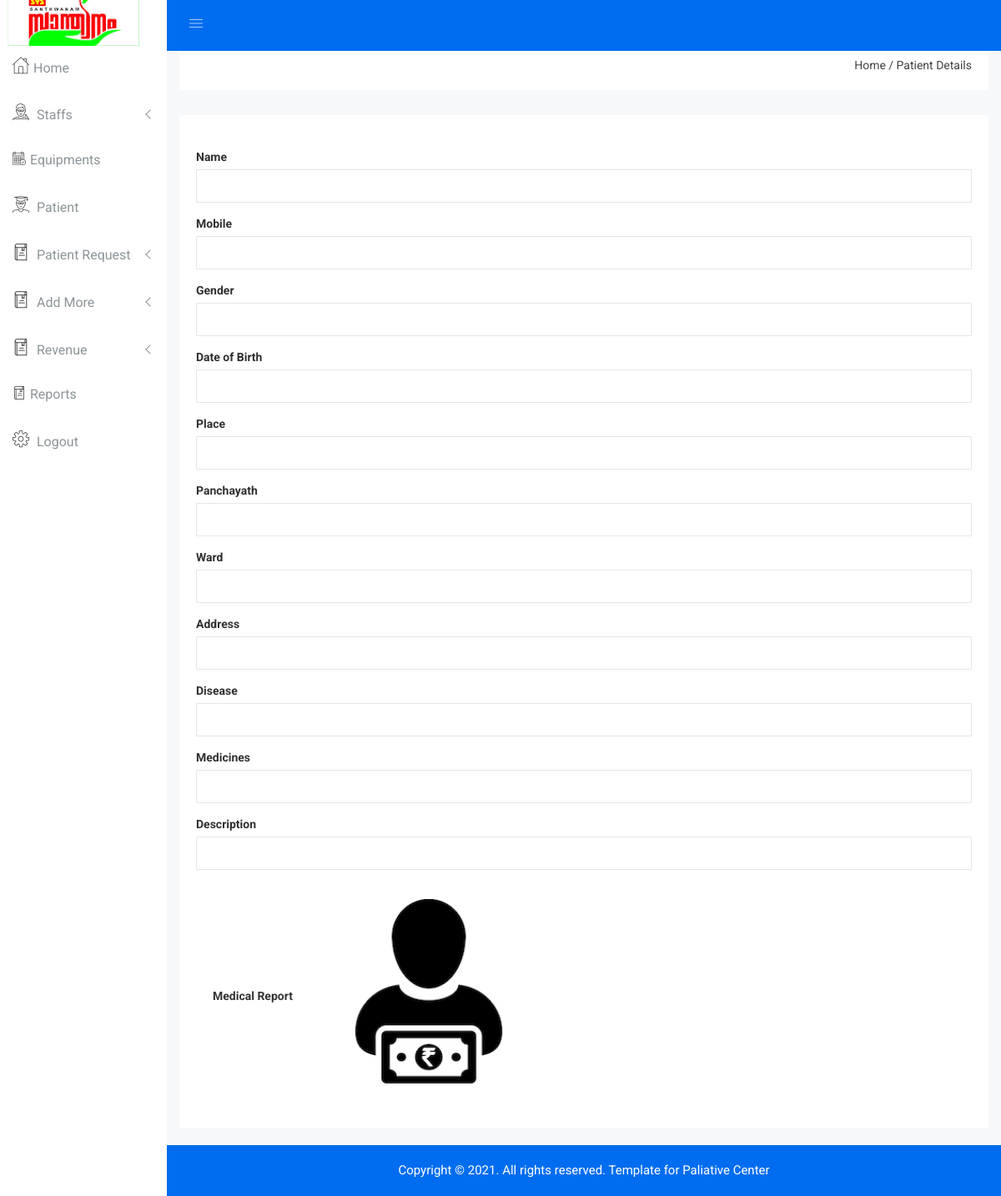
Before: /Admin/viewmore_patient.php?id=9876543210 with the older database file.
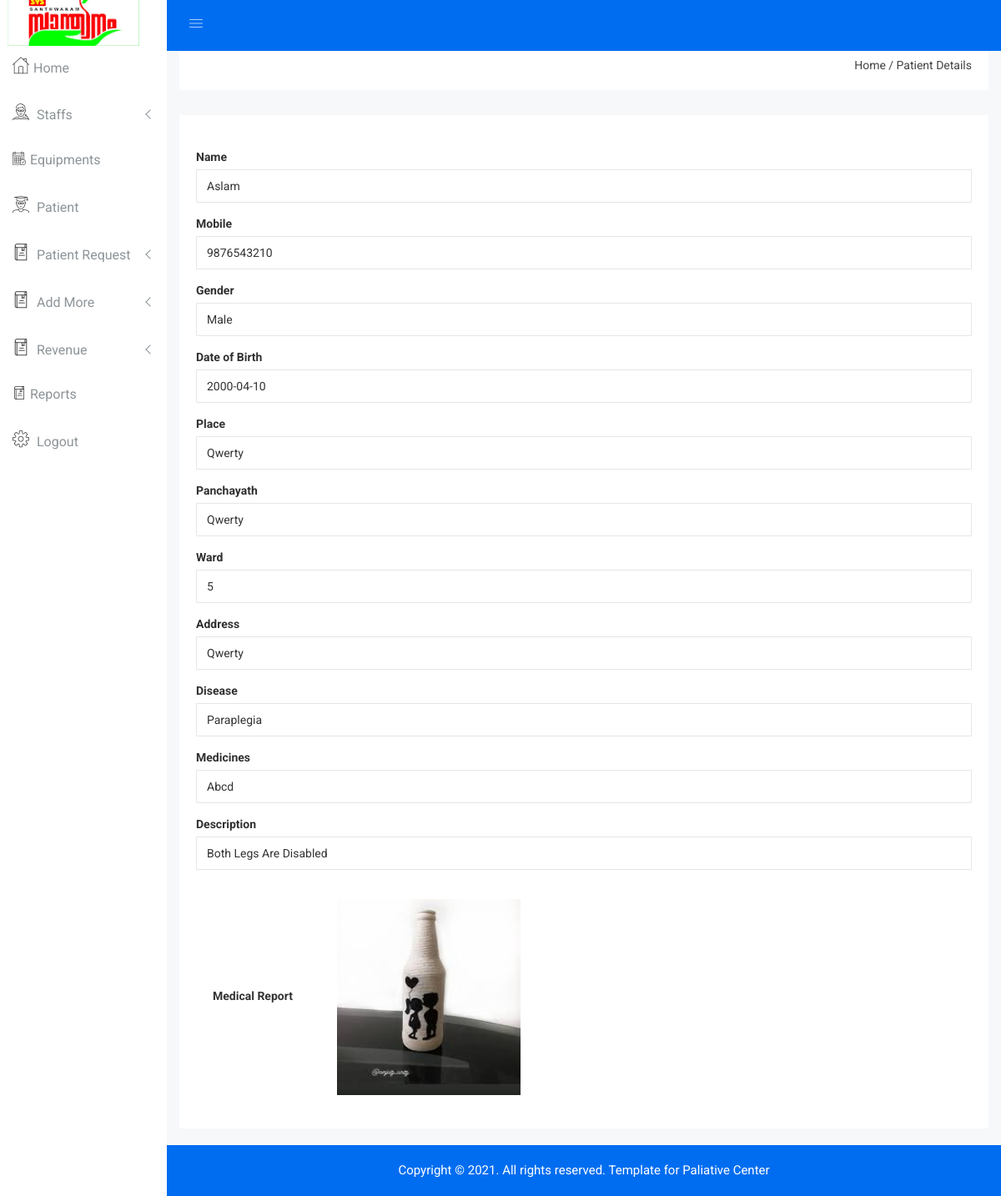
After: the same page with the newer database file.
### tables this page shows
CREATE TABLE `medical_report` (
  `mr_id` int(5) NOT NULL,
  `pid` int(5) NOT NULL,
  `vid` int(5) NOT NULL,
  `disease` varchar(30) NOT NULL,
  `medicines` varchar(150) NOT NULL,
  `description` varchar(150) NOT NULL,
  `report_image` varchar(150) NOT NULL
);

CREATE TABLE `patient` (
  `pid` int(5) NOT NULL,
  `pname` varchar(30) NOT NULL,
  `mobile` bigint(12) NOT NULL,
  `dob` date NOT NULL,
  `gender` varchar(10) NOT NULL,
  `place` varchar(25) NOT NULL,
  `panchayath` varchar(25) NOT NULL,
  `ward` int(5) NOT NULL,
  `address` varchar(50) NOT NULL,
  `pincode` int(8) NOT NULL,
  `disease` varchar(30) NOT NULL
);

### Admin/viewmore_patient.php (the view, shortened to what this page needs)
<?php
include "header.php";
$k=$_GET['id'];
$sq1=mysqli_query($con,"select * from patient inner join medical_report on patient.pid=medical_report.pid where patient.mobile='$k'");
$ro1=mysqli_fetch_array($sq1);
?>
<div class="header-advance-area">
    <div class="breadcome-area">
        <div class="container-fluid">
            <div class="row">
                <div class="col-lg-12 col-md-12 col-sm-12 col-xs-12">
                    <div class="breadcome-list single-page-breadcome">
                        <div class="row">
                            <div class="col-lg-6 col-md-6 col-sm-6 col-xs-12">
                            </div>
                            <div class="col-lg-6 col-md-6 col-sm-6 col-xs-12">
                                <ul class="breadcome-menu">
                                    <li><a href="#">Home</a> <span class="bread-slash">/</span>
                                    </li>
                                    <li><span class="bread-blod">Patient Details</span>
                                    </li>
                                </ul>
                            </div>
                        </div>
                    </div>
                </div>
            </div>
        </div>
    </div>
</div>
<div class="single-pro-review-area mt-t-30 mg-b-15">
    <div class="container-fluid">
        <div class="row">
            <div class="col-lg-12 col-md-12 col-sm-12 col-xs-12">
                <div class="profile-info-inner">
                    <div class="profile-details-hr">
                        <div class="form-group-inner">
                            <label>Name</label>
                            <input readonly class="form-control" value="<?php echo $ro1['pname']?>" style="text-transform: capitalize;background-color:transparent;" />
                        </div>
                        <div class="form-group-inner">
                            <label>Mobile</label>
                            <input readonly class="form-control" value="<?php echo $ro1['mobile']?>" style="text-transform: capitalize;background-color:transparent;" />
                        </div>
                        <div class="form-group-inner">
                            <label>Gender</label>
                            <input readonly class="form-control" value="<?php echo $ro1['gender']?>" style="text-transform: capitalize;background-color:transparent;" />
                        </div>
                        <div class="form-group-inner">
                                <label>Date of Birth</label>
                                <input readonly class="form-control" value="<?php echo $ro1['dob']?>" style="text-transform: capitalize;background-color:transparent;" />
                        </div>
                        <div class="form-group-inner">
                            <label>Place</label>
                            <input readonly class="form-control" value="<?php echo $ro1['place']?>" style="text-transform: capitalize;background-color:transparent;" />
                        </div>
                        <div class="form-group-inner">
                            <label>Panchayath</label>
                            <input readonly class="form-control" value="<?php echo $ro1['panchayath']?>" style="text-transform: capitalize;background-color:transparent;" />
                        </div>
                        <div class="form-group-inner">
                            <label>Ward</label>
                            <input readonly class="form-control" value="<?php echo $ro1['ward']?>" style="text-transform: capitalize;background-color:transparent;" />
                        </div>
                        <div class="form-group-inner">
                            <label>Address</label>
                            <input readonly class="form-control" value="<?php echo $ro1['address']?>" style="text-transform: capitalize;background-color:transparent;" />
                        </div>
                        <div class="form-group-inner">
                            <label>Disease</label>
                            <input readonly class="form-control" value="<?php echo $ro1['disease']?>" style="text-transform: capitalize;background-color:transparent;" />
                        </div>
                        <div class="form-group-inner">
                            <label>Medicines</label>
                            <input readonly class="form-control" value="<?php echo $ro1['medicines']?>" style="text-transform: capitalize;background-color:transparent;" />
                        </div>
                        <div class="form-group-inner">
                            <label>Description</label>
                            <input readonly class="form-control" value="<?php echo $ro1['description']?>" style="text-transform: capitalize;background-color:transparent;" />
                        </div>
                        <div class="profile-info-inner">
                            <div class="profile-img">
                                <label>Medical Report</label>
                                <?php
                                if($ro1['report_image']=='') {
                                    ?>
                                    <img src="img/sponsor.png" alt=""
                                         style="height: 235px;width: 220px;margin-left: 50px;"/>
                                    <?php
                                }else{
                                    ?>
                                    <img src="../UPLOADS/<?php echo $ro1['report_image'] ?>" alt=""
                                         style="height: 235px;width: 220px;margin-left: 50px;"/>
                                    <?php
                                }
                                ?>
                            </div>
                    </div>
                    </div>
                </div>
            </div>
        </div>
    </div>
</div>
<?php
include "footer.php";
?>

### Admin/header.php (shortened to what this page needs)
<!doctype html>
<html class="no-js" lang="en">
<head>
    <link rel="stylesheet" href="css/bootstrap.min.css">
    <link rel="stylesheet" href="css/font-awesome.min.css">
    <link rel="stylesheet" href="css/owl.carousel.css">
    <link rel="stylesheet" href="css/owl.theme.css">
    <link rel="stylesheet" href="css/owl.transitions.css">
    <link rel="stylesheet" href="css/animate.css">
    <link rel="stylesheet" href="css/normalize.css">
    <link rel="stylesheet" href="css/meanmenu.min.css">
    <link rel="stylesheet" href="css/main.css">
    <link rel="stylesheet" href="css/educate-custon-icon.css">
    <link rel="stylesheet" href="css/morrisjs/morris.css">
    <link rel="stylesheet" href="css/scrollbar/jquery.mCustomScrollbar.min.css">
    <link rel="stylesheet" href="css/metisMenu/metisMenu.min.css">
    <link rel="stylesheet" href="css/metisMenu/metisMenu-vertical.css">
    <link rel="stylesheet" href="css/calendar/fullcalendar.min.css">
    <link rel="stylesheet" href="css/calendar/fullcalendar.print.min.css">
    <link rel="stylesheet" href="style.css">
    <link rel="stylesheet" href="css/responsive.css">
</head>
<body>
<div class="left-sidebar-pro">
    <nav id="sidebar" class="">
        <div class="sidebar-header">
            <a href="index.php"><img class="main-logo" src="img/logo/logo3.png" alt="" style="width: 158px;margin-left: -24px;margin-top: -18px;"/></a>
        </div>
        <div class="left-custom-menu-adp-wrap comment-scrollbar">
            <nav class="sidebar-nav left-sidebar-menu-pro">
                <ul class="metismenu" id="menu1">
                    <li class="active"><a  href="index.php"><span class="educate-icon educate-home icon-wrap"></span><span class="mini-click-non">Home</span></a></li>
                    <li>
                        <a class="has-arrow" href="" aria-expanded="false"><span class="educate-icon educate-professor icon-wrap"></span> <span class="mini-click-non">Staffs</span></a>
                    </li>
                    <li><a title="Add Equipments" href="add_facility.php"><span class="educate-icon educate-event icon-wrap sub-icon-mg"></span><span class="mini-click-non">Equipments</span></a></li>
                    <li>
                        <a  href="view_patient.php" aria-expanded="false"><span class="educate-icon educate-student icon-wrap"></span> <span class="mini-click-non">Patient</span></a>
                    </li>
                    <li>
                        <a class="has-arrow" href="" aria-expanded="false"><span class="educate-icon educate-library icon-wrap"></span> <span class="mini-click-non">Patient Request</span></a>
                    </li>
                    <li>
                        <a class="has-arrow" href="" aria-expanded="false"><span class="educate-icon educate-library icon-wrap"></span> <span class="mini-click-non">Add More</span></a>
                    </li>
                    <li>
                        <a class="has-arrow" href="" aria-expanded="false"><span class="educate-icon educate-library icon-wrap"></span> <span class="mini-click-non">Revenue</span></a>
                    </li>
                    <li><a title="Satff Reports" href="report_select.php"><span class="educate-icon educate-library icon-wrap sub-icon-mg"></span><span class="mini-click-non">Reports</span></a></li>
                    <li>
                        <a  href="logout.php" aria-expanded="false"><span class="educate-icon educate-settings icon-wrap"></span> <span class="mini-click-non">Logout</span></a>
                    </li>
                </ul>
            </nav>
        </div>
    </nav>
</div>
<div class="all-content-wrapper">
    <div class="container-fluid">
        <div class="row">
            <div class="col-lg-12 col-md-12 col-sm-12 col-xs-12">
                <div class="logo-pro">
                </div>
            </div>
        </div>
    </div>
    <div class="header-advance-area">
        <div class="header-top-area">
            <div class="container-fluid">
                <div class="row">
                    <div class="col-lg-12 col-md-12 col-sm-12 col-xs-12">
                        <div class="header-top-wraper">
                            <div class="row">
                                <div class="col-lg-1 col-md-0 col-sm-1 col-xs-12">
                                    <div class="menu-switcher-pro">
                                        <button type="button" id="sidebarCollapse" class="btn bar-button-pro header-drl-controller-btn btn-info navbar-btn">
                                            <i class="educate-icon educate-nav"></i>
                                        </button>
                                    </div>
                                </div>
                            </div>
                        </div>
                    </div>
                </div>
            </div>
        </div>

### Admin/footer.php (shortened to what this page needs)
<div class="footer-copyright-area">
    <div class="container-fluid">
        <div class="row">
            <div class="col-lg-12">
                <div class="footer-copy-right">
                    <p>Copyright © <?php echo date('Y') ?>. All rights reserved. Template for <a href="#">Paliative Center</a></p>
                </div>
            </div>
        </div>
    </div>
</div>
</div>

### Admin/css/main.css (style rules this page uses)
html { color: #222; font-size: 1em; line-height: 1.4; }
audio, canvas, iframe, img, svg, video { vertical-align: middle; }

### Admin/css/metisMenu/metisMenu-vertical.css (style rules this page uses)
.sidebar-nav { background: #fff; }
.sidebar-nav ul { padding: 0; margin: 0; list-style: none; background: #f5f5f5; }
.sidebar-nav .metismenu { background: #fff; display: -webkit-box; display: -ms-flexbox; display: flex; -webkit-box-orient: vertical; -webkit-box-direction: normal; -ms-flex-direction: column; flex-direction: column; }
.sidebar-nav .metismenu li + li { margin-top: 5px; }
.sidebar-nav .metismenu li:last-child { margin-bottom: 5px; }
.sidebar-nav .metismenu > li { display: -webkit-box; display: -ms-flexbox; display: flex; -webkit-box-orient: vertical; -webkit-box-direction: normal; -ms-flex-direction: column; flex-direction: column; position: relative; }
.sidebar-nav .metismenu a { position: relative; display: block; padding: 13px 15px; color: #444; outline-width: 0; transition: all .3s ease-out; font-size:16px; font-weight:400; }
.sidebar-nav .metismenu li .icon-wrap { margin-right:5px; font-size:20px; color:#303030; }
.sidebar-nav .metismenu li .sub-icon-mg { margin-right:5px; font-size:16px; }

Changed rows visible on the page:
added medical_report: pid.pname "aslam", pid.mobile "9876543210", pid.gender "male", pid.dob "2000-04-10", pid.place "qwerty", pid.panchayath "qwerty", pid.ward "5", pid.address "qwerty", disease "paraplegia", medicines "abcd", description "both legs are disabled", report_image (picture)
